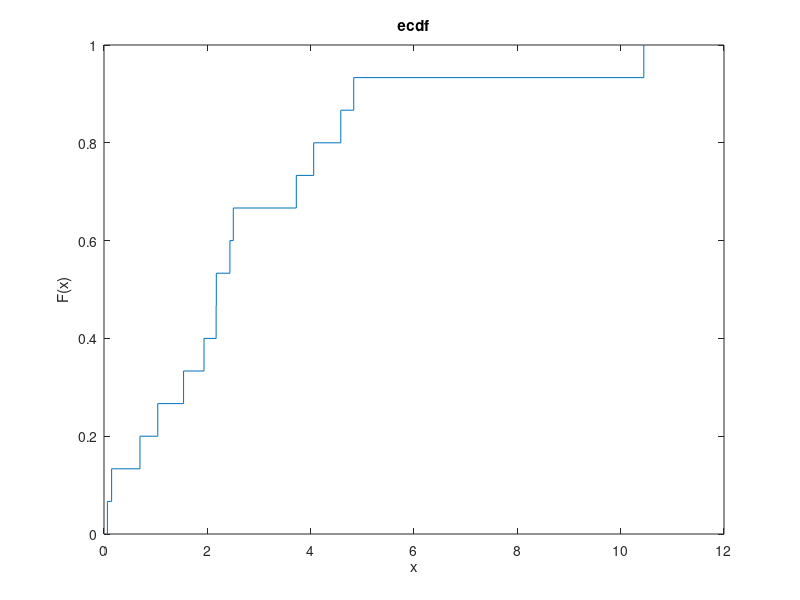

Write MATLAB code to recreate this figure.
rng('default')  % For reproducibility
failuretime = random('wbl',3,1,15,1);
[f,x] = ecdf(failuretime);
ecdf(failuretime)
[f,x]